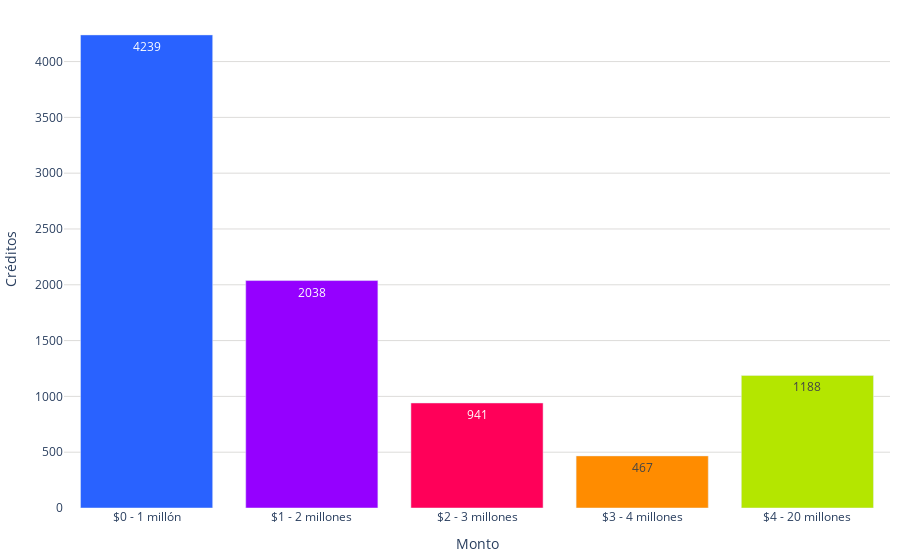

This figure's notebook cell:
### Code cell
labels = df_conteo_por_rango['rango']
values = df_conteo_por_rango['conteo']
#trimestre = tabla_porcentajes['trimestre']
colores = ['#2962ff', '#9500ff', '#ff0059', '#ff8c00', '#b4e600', '#2EC2A2','#E50CB6']

fig = go.Figure()
#trimestres = tabla_porcentajes.columns
fig.add_trace(go.Bar(
        #name=f'Trimestre {trimestre}', 
        x=labels, 
        y=values, 
        marker_color=colores,
        text=values,  # Texto que se mostrará en las barras (porcentaje)
        textposition='inside',  # Posición del texto (puede ser 'inside' o 'outside')
        #texttemplate='%{text:.1f}%', 
    )
)    
fig.update_layout(
    #barmode='stack', 
    #title='Distribución de créditos por monto 2022',
    #title_font_size = 20,
    xaxis=dict(title="Monto"),
    yaxis=dict(
        title='Créditos', # Título del eje y
        gridcolor='#dddcda', # Color de las líneas que dividen los rangos del eje Y         
    ),  margin=dict(l=10, r=10, t=10, b=10),  # Ajusta los márgenes (left, right, top, bottom)        
    plot_bgcolor='rgba(0,0,0,0)',  # Color de fondo del gráfico
    legend=dict(
        yanchor="top",
        y=0.99,
    )
)
# Exportar gráfica como archivo HTML
def guardar_grafico_como_html(fig, nombre_archivo, carpeta='assets/graficas'):
    # Crear la carpeta si no existe
    if not os.path.exists(carpeta):
        os.makedirs(carpeta)
    
    config = {
        'displaylogo': False,  # Ocultar el logo de Plotly
        'modeBarButtonsToRemove': [
            'toImage',       # Botón para guardar como imagen
            'select2d',      # Box select
            'lasso2d',       # Lasso select
            'resetScale2d',  # Reset Axes
        ]
    }
    # Gráfica como archivo HTML en la carpeta especificada
    pio.write_html(fig, f'{carpeta}/{nombre_archivo}.html', config=config)

guardar_grafico_como_html(fig, 'g_bar_creditos_monto_2022',  carpeta='assets/graficas')
fig.show()

### Figure 1 — Plotly figure (JSON) as saved in the notebook; plotly's stock layout.template omitted (floating-point values rounded to 4 significant figures)
{"data": [{"marker": {"color": ["#2962ff", "#9500ff", "#ff0059", "#ff8c00", "#b4e600", "#2EC2A2", "#E50CB6"]}, "text": [4239, 2038, 941, 467, 1188], "textposition": "inside", "type": "bar", "x": ["$0 - 1 millón", "$1 - 2 millones", "$2 - 3 millones", "$3 - 4 millones", "$4 - 20 millones"], "y": [4239, 2038, 941, 467, 1188]}], "layout": {"legend": {"y": 0.99, "yanchor": "top"}, "margin": {"b": 10, "l": 10, "r": 10, "t": 10}, "plot_bgcolor": "rgba(0,0,0,0)", "xaxis": {"title": {"text": "Monto"}}, "yaxis": {"gridcolor": "#dddcda", "title": {"text": "Créditos"}}}}
